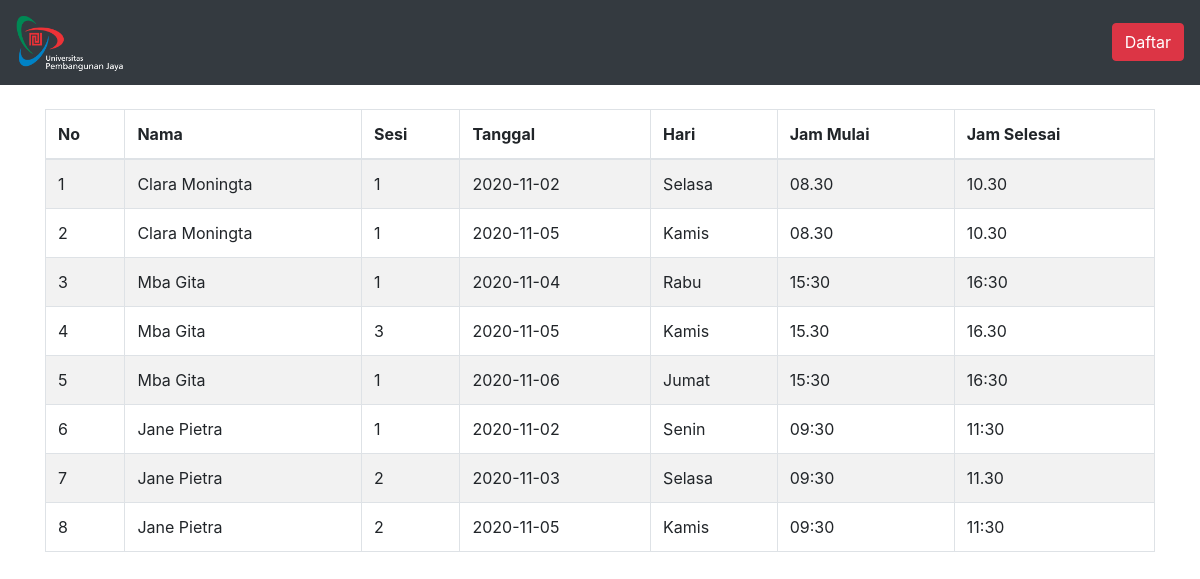
The page /jadwal/jadwal.php on the database its author committed.
### tables this page shows
CREATE TABLE `jadwal` (
  `id_jadwal` int(20) NOT NULL,
  `psikolog` varchar(100) NOT NULL,
  `sesi` varchar(15) NOT NULL,
  `tgl` date NOT NULL,
  `hari` varchar(20) NOT NULL,
  `jam_awal` varchar(100) NOT NULL,
  `jam_akhir` varchar(100) NOT NULL
);

### jadwal/jadwal.php (the view, shortened to what this page needs)
<!DOCTYPE html>
<html>
<head>
<link rel="stylesheet" href="https://maxcdn.bootstrapcdn.com/bootstrap/4.5.2/css/bootstrap.min.css">
</head>
<body>
<nav class="navbar navbar-expand-sm bg-dark navbar-dark">
      <a class="navbar-brand" href="#">
        <img src="../images/logo.png" alt="logo" style="width:110px">
      </a>
    <ul class="navbar-nav ml-auto">
      <a href="../daftar.php" class="btn btn-danger">Daftar</a>
    </ul>
  </nav>
  <br>
<div class="container">
 <table class="table table-bordered table-striped">
    <thead>
      <tr>
        <th>No</th>
        <th>Nama</th>
        <th>Sesi</th>
        <th>Tanggal</th>
        <th>Hari</th>
        <th>Jam Mulai</th>
        <th>Jam Selesai</th>
      </tr>
    </thead>
    <tbody>
      <?php
      include '../config.php';
      $no = 1;
      $data = mysqli_query($koneksi,"select * from jadwal");
      while($d = mysqli_fetch_array($data)){
      ?>
      <tr>
        <td><?php echo $no++; ?></td>
        <td><?php echo $d['psikolog']; ?></td>
        <td><?php echo $d['sesi']; ?></td>
        <td><?php echo $d['tgl']; ?></td>
        <td><?php echo $d['hari']; ?></td>
        <td><?php echo $d['jam_awal']; ?></td>
        <td><?php echo $d['jam_akhir']; ?></td>
      </tr>
      <?php
    }
    ?>
    </tbody>
  </table>
</div>
</body>
</html>

### rows shown on the page
jadwal: psikolog "Clara Moningta", sesi "1", tgl "2020-11-02", hari "Selasa", jam_awal "08.30", jam_akhir "10.30"
jadwal: psikolog "Clara Moningta", sesi "1", tgl "2020-11-05", hari "Kamis", jam_awal "08.30", jam_akhir "10.30"
jadwal: psikolog "Mba Gita", sesi "1", tgl "2020-11-04", hari "Rabu", jam_awal "15:30", jam_akhir "16:30"
jadwal: psikolog "Mba Gita", sesi "3", tgl "2020-11-05", hari "Kamis", jam_awal "15.30", jam_akhir "16.30"
jadwal: psikolog "Mba Gita", sesi "1", tgl "2020-11-06", hari "Jumat", jam_awal "15:30", jam_akhir "16:30"
jadwal: psikolog "Jane Pietra", sesi "1", tgl "2020-11-02", hari "Senin", jam_awal "09:30", jam_akhir "11:30"
jadwal: psikolog "Jane Pietra", sesi "2", tgl "2020-11-03", hari "Selasa", jam_awal "09:30", jam_akhir "11.30"
jadwal: psikolog "Jane Pietra", sesi "2", tgl "2020-11-05", hari "Kamis", jam_awal "09:30", jam_akhir "11:30"
